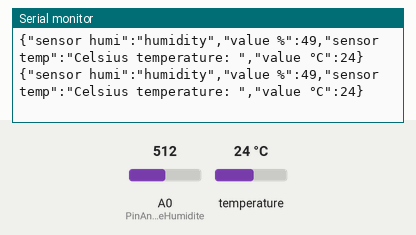
Simulated run of this sketch. Board: Arduino Uno, built with avr-gcc and run on an emulated ATmega328P. Shown: the last lines printed to the serial monitor. Inputs (shaded band) come from the test bench; at power-on: temperature 24 °C, A0 (PinAnalogiqueHumidite) = 512.

Above: at 2.8 s.
2.9 s: temperature set to 12 °C
At 3.8 s:
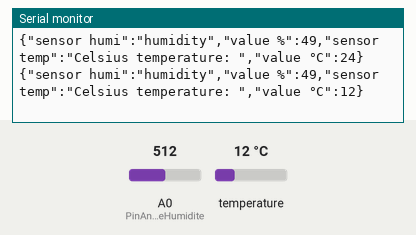
4.8 s: A0 (PinAnalogiqueHumidite) set to 716
At 4.8 s:
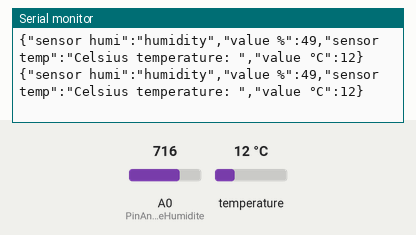
6.7 s: temperature set to 19 °C
At 7.9 s:
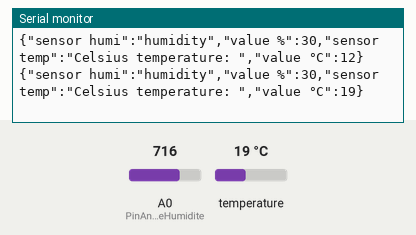
8.6 s: A0 (PinAnalogiqueHumidite) set to 900
At 9.6 s:
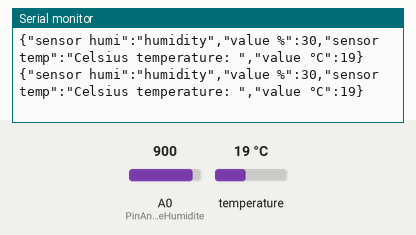
Timing chart, 0 to 11.5 s (numbered marks = the images above; inputs shaded):
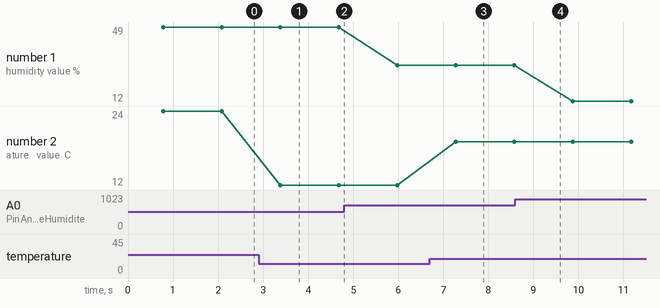

Measured:
- after the input at 2.9 s, the serial monitor: prints a new line after 0.48 s (image 1)
- after the input at 6.7 s, the serial monitor: prints a new line after 0.58 s (image 3)
- plotted number 1: 49 → 30 after the input at 4.8 s
- plotted number 2: 24 → 12 after the input at 2.9 s, 12 → 19 after the input at 6.7 s

The sketch:

HumiTemp.ino
```cpp
#include <OneWire.h>
#include <DallasTemperature.h>
#include <ArduinoJson.h>
#include <Wire.h>
#define PinAnalogiqueHumidite A0
int pourcentage = 0;
int hsol;
// Data wire is conntec to the Arduino digital pin 4
#define ONE_WIRE_BUS 10

// Setup a oneWire instance to communicate with any OneWire devices
OneWire oneWire(ONE_WIRE_BUS);

// Pass our oneWire reference to Dallas Temperature sensor
DallasTemperature sensors(&oneWire);

void setup(void)
{
  // Start serial communication for debugging purposes
  Serial.begin(9600);
  // Start up the library
  sensors.begin();
  pinMode(PinAnalogiqueHumidite, INPUT);


}

void loop(void){
  // Call sensors.requestTemperatures() to issue a global temperature and Requests to all devices on the bus
  sensors.requestTemperatures();


  StaticJsonDocument<200> doc;
  hsol = analogRead(PinAnalogiqueHumidite);
  pourcentage = Conversion(hsol);
  doc["sensor humi"] = "humidity";
  doc["value %"] = pourcentage;
  doc["sensor temp"] = "Celsius temperature: ";
  doc["value °C"] = sensors.getTempCByIndex(0);

  char jsonBuffer[256];
  serializeJson(doc, jsonBuffer);
  Serial.println(jsonBuffer);
  delay(500);
}

 int Conversion(int value){
 int ValeurPorcentage = 0;
 ValeurPorcentage = map(value, 1023, 0, 0, 100);
 return ValeurPorcentage;
}
```
